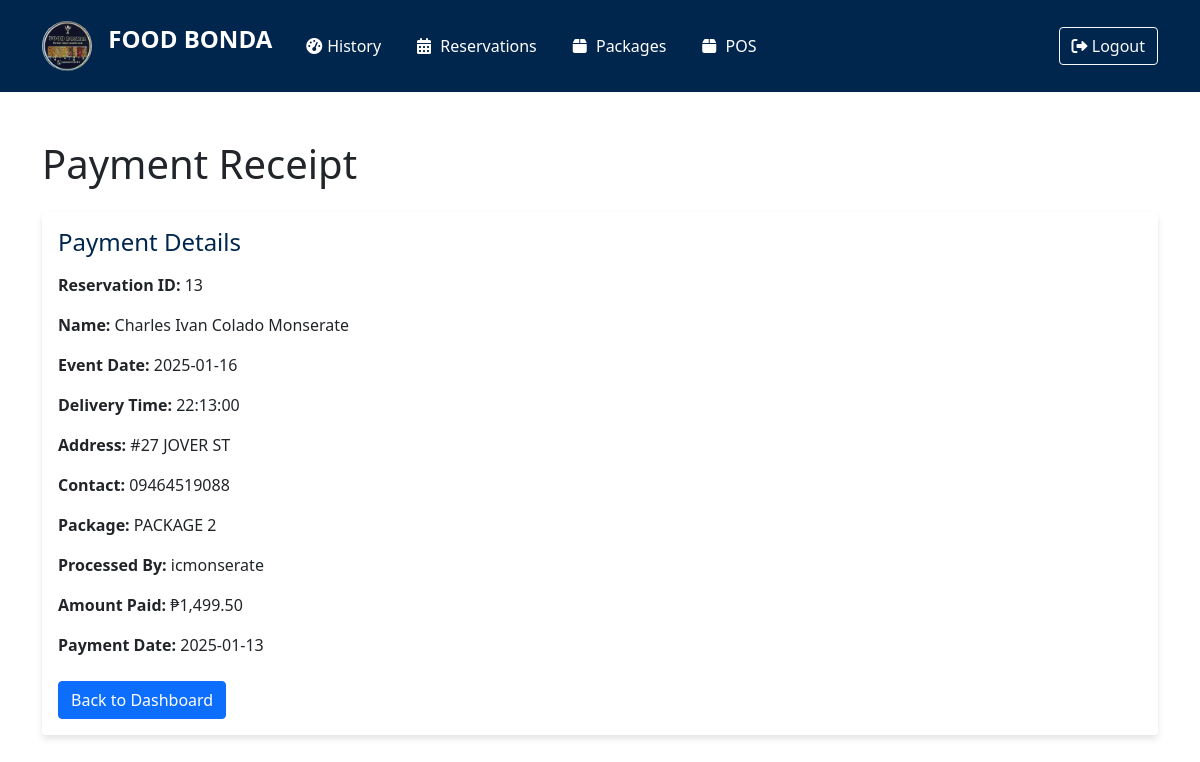
Screenshot of /owner/receipt.php?reservation_id=13 with the database file from the repository.
### tables this page shows
CREATE TABLE `reservations` (
  `reservation_id` int NOT NULL,
  `customer_id` int NOT NULL,
  `first_name` varchar(50) NOT NULL,
  `middle_name` varchar(50) DEFAULT NULL,
  `last_name` varchar(50) NOT NULL,
  `contact` varchar(11) NOT NULL,
  `email` varchar(100) NOT NULL,
  `event_date` date NOT NULL,
  `delivery_time` time NOT NULL,
  `delivery_address` text NOT NULL,
  `event_type` enum('wedding','birthday','christening','thanksgiving','fiesta') NOT NULL,
  `package_name` varchar(100) NOT NULL,
  `selected_dishes` text NOT NULL,
  `package_price` decimal(10,2) NOT NULL,
  `payment_method` enum('Cash on Delivery','Downpayment 50%') NOT NULL,
  `gcash_receipt_path` varchar(255) DEFAULT NULL,
  `status` enum('pending','approved','completed','cancelled') DEFAULT 'pending',
  `created_at` timestamp NULL DEFAULT CURRENT_TIMESTAMP,
  `updated_at` timestamp NOT NULL DEFAULT CURRENT_TIMESTAMP ON UPDATE CURRENT_TIMESTAMP
);

CREATE TABLE `owners` (
  `owner_id` int NOT NULL,
  `username` varchar(50) NOT NULL,
  `password` varchar(255) NOT NULL,
  `first_name` varchar(50) NOT NULL,
  `last_name` varchar(50) NOT NULL,
  `email` varchar(100) NOT NULL
);

CREATE TABLE `payment` (
  `payment_id` int NOT NULL,
  `reservation_id` int DEFAULT NULL,
  `owner_id` int DEFAULT NULL,
  `amount` decimal(10,2) DEFAULT NULL,
  `payment_date` date DEFAULT NULL,
  `created_at` timestamp NULL DEFAULT NULL
);

### owner/receipt.php (the view, shortened to what this page needs)
<?php
require_once '../db_conn.php';
$reservation_id = intval($_GET['reservation_id']);
$sql = 'SELECT * FROM reservations WHERE reservation_id = ?';
$stmt = $conn->prepare($sql);
$stmt->bind_param('i', $reservation_id);
$stmt->execute();
$reservation = $stmt->get_result()->fetch_assoc();
$sql = 'SELECT p.*, o.username AS cashier_name FROM payment p JOIN owners o ON p.owner_id = o.owner_id WHERE p.reservation_id = ?';
$stmt = $conn->prepare($sql);
$stmt->bind_param('i', $reservation_id);
$stmt->execute();
$payment = $stmt->get_result()->fetch_assoc();
?>
<!DOCTYPE html>
<html lang="en">
<head>
    <link href="https://cdn.jsdelivr.net/npm/bootstrap@5.1.3/dist/css/bootstrap.min.css" rel="stylesheet">
    <link rel="stylesheet" href="https://cdnjs.cloudflare.com/ajax/libs/font-awesome/6.0.0/css/all.min.css">
    <link rel="stylesheet" href="owner_dashboard.css">
</head>
<body>
    <?php include 'owner_navbar.php'; ?>
    <div class="container mt-5 center-content">
        <h1 class="mb-4">Payment Receipt</h1>
        <div class="card">
            <div class="card-body">
                <h2 class="card-title">Payment Details</h2>
                <p><strong>Reservation ID:</strong> <?php echo htmlspecialchars($reservation['reservation_id']); ?></p>
                <p><strong>Name:</strong> <?php echo htmlspecialchars($reservation['first_name'] . ' ' . $reservation['middle_name'] . ' ' . $reservation['last_name']); ?></p>
                <p><strong>Event Date:</strong> <?php echo htmlspecialchars($reservation['event_date']); ?></p>
                <p><strong>Delivery Time:</strong> <?php echo htmlspecialchars($reservation['delivery_time']); ?></p>
                <p><strong>Address:</strong> <?php echo htmlspecialchars($reservation['delivery_address']); ?></p>
                <p><strong>Contact:</strong> <?php echo htmlspecialchars($reservation['contact']); ?></p>
                <p><strong>Package:</strong> <?php echo htmlspecialchars($reservation['package_name']); ?></p>
                <p><strong>Processed By:</strong> <?php echo htmlspecialchars($payment['cashier_name']); ?></p>
                <p><strong>Amount Paid:</strong> ₱<?php echo number_format($payment['amount'], 2); ?></p>
                <p><strong>Payment Date:</strong> <?php echo htmlspecialchars($payment['payment_date']); ?></p>
                <div class="mt-4">
                    <a href="owner_dashboard.php" class="btn btn-primary">Back to Dashboard</a>
                </div>
            </div>
        </div>
    </div>
</body>
</html>

### owner/owner_dashboard.css (style rules this page uses)
:root { --dark-blue: #00264d; --light-blue: #e8f1f8; --light-gray: #f8f9fa; --accent-blue: #0066cc; }
body { min-height: 100vh; display: flex; flex-direction: column; }
.card { transition: transform 0.3s ease; border: none; box-shadow: 0 4px 6px rgba(0, 0, 0, 0.1); }
.card-title { color: var(--dark-blue); font-size: 1.5rem; margin-bottom: 1rem; }

### rows the page displays
reservations: reservation_id "13", first_name+middle_name+last_name "Charles Ivan Colado Monserate", event_date "2025-01-16", delivery_time "22:13:00", delivery_address "#27 JOVER ST", contact "09464519088", package_name "PACKAGE 2"
owners: username "icmonserate"
payment: amount "1,499.50", payment_date "2025-01-13"
